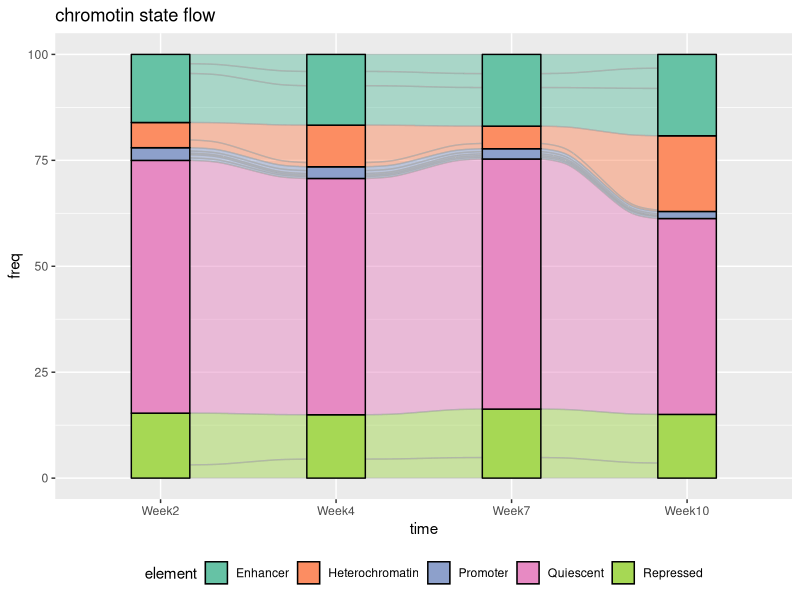

The R source for this figure:
## ---- chunk 1
knitr::opts_chunk$set(echo = TRUE)
## ---- chunk 2
library(ggalluvial)
library(ggplot2)

state = c(1:13, 1:13, 1:13, 1:13)
element = rep(c("Heterochromatin","Quiescent", "Heterochromatin", "Repressed",
"Repressed", "Promoter", "Enhancer", "Enhancer", "Enhancer", "Promoter", "Promoter", "Promoter", "Promoter"
), 4)
freq = c(
4.12, 59.65 , 1.83 , 12.21 ,3.12 ,0.78 ,2.19 ,2.31 ,11.57 ,0.52 ,0.35 ,0.76 ,0.59, 
8.83, 55.76 , 1.00 , 10.48 ,4.48 ,0.90 ,4.02 ,3.37 ,9.30 ,0.69 ,0.37 ,0.34 ,0.46 ,
4.08 ,59.03 ,1.25 ,11.44 ,4.85 ,0.68 ,4.53 ,3.29 ,9.11 ,0.54 ,0.41 ,0.37 ,0.42 ,
17.53 ,46.22 ,0.34 ,11.48 ,3.56 ,0.55 ,3.25 ,4.77 ,11.18 ,0.38 ,0.12 ,0.16 ,0.46)
time = c(rep("Week2", 13), rep("Week4", 13),rep("Week7", 13),rep("Week10", 13))
data_chromatin = data.frame(state=state, element=element, time=time, freq=freq)
data_chromatin$element <- as.factor(data_chromatin$element)
data_chromatin$time = factor(data_chromatin$time, levels=c("Week2", "Week4","Week7","Week10"))

ggplot(data_chromatin,
       aes(x = time, stratum = element, alluvium = state,
           fill = element, label = element, y = freq)) +
  scale_fill_brewer(type = "qual", palette = "Set2") +
  geom_flow(stat = "alluvium", lode.guidance = "frontback",
            color = "darkgray") +
  geom_stratum() +
  theme(legend.position = "bottom") +
  ggtitle("chromotin state flow")
